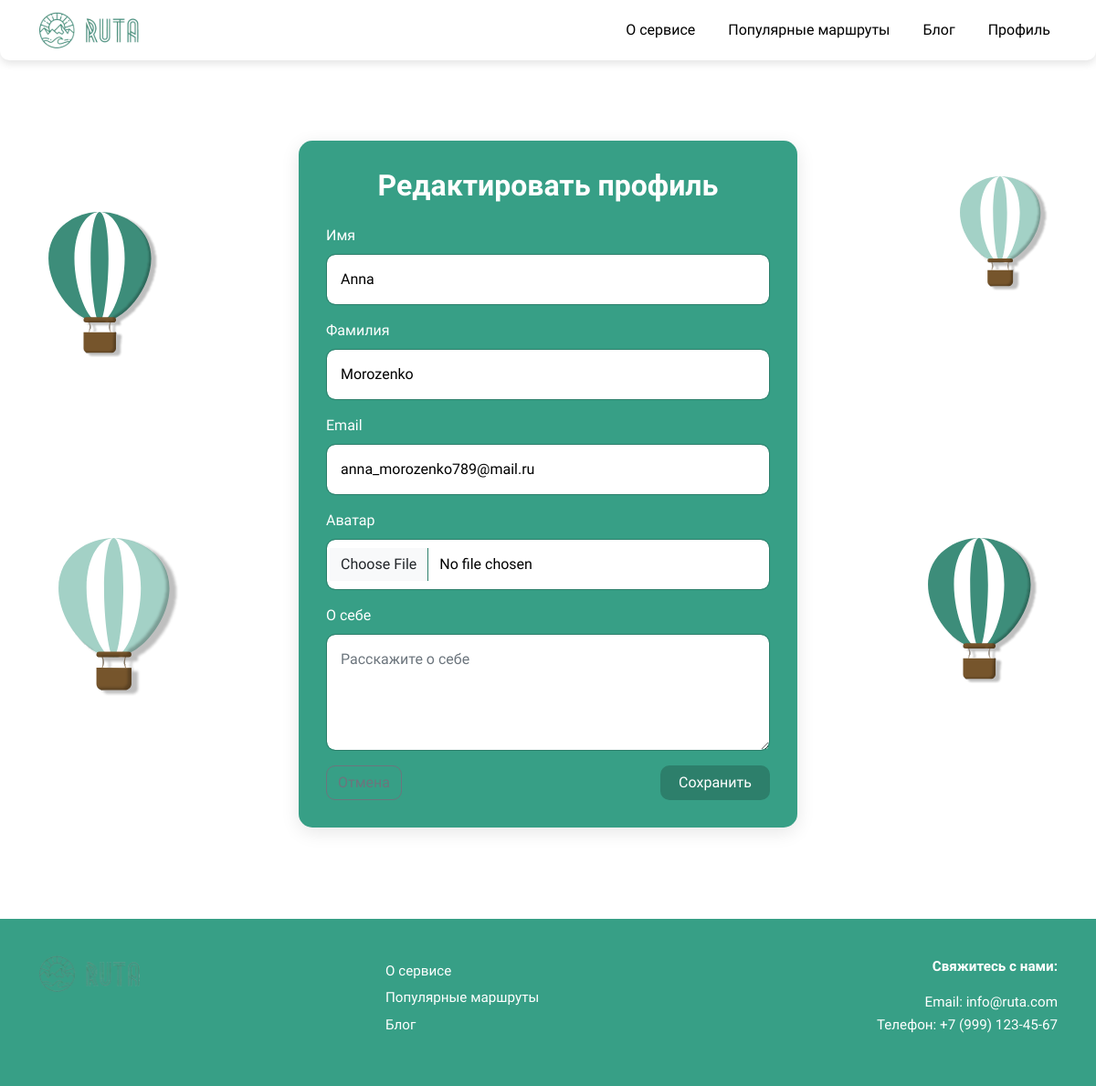
The page /profile/edit/ (signed in) on the database as committed earlier.
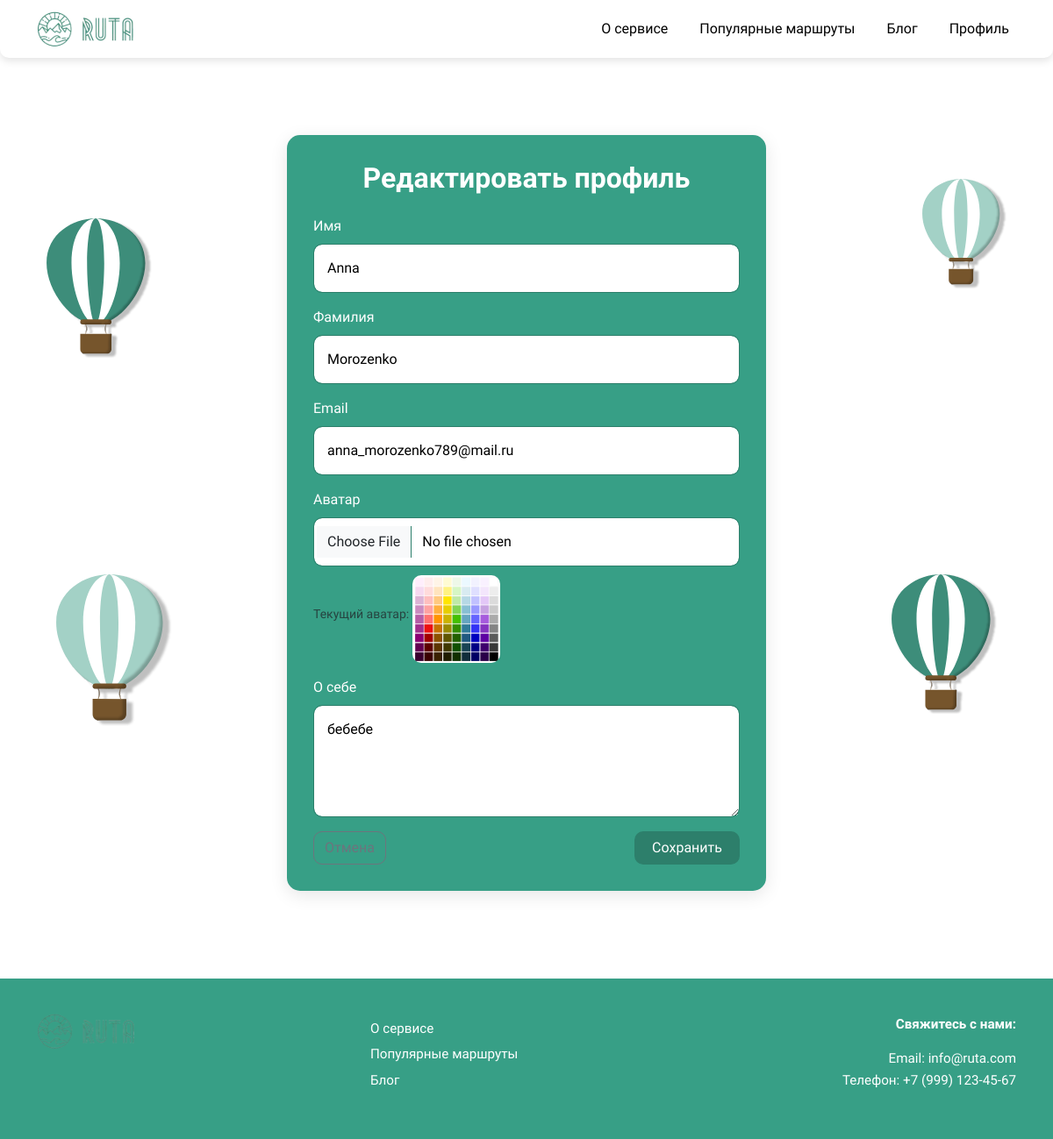
The same page on the database as committed later.
### profiles/models.py (models this page shows, shortened)
class UserProfile(models.Model):
    user = models.OneToOneField(User, on_delete=models.CASCADE, related_name='profile')
    avatar = models.ImageField(upload_to='avatars/', blank=True, null=True)
    bio = models.TextField(blank=True, null=True)

### profiles/views.py (the view)
# urls.py: path('edit/', views.edit_profile_view, name='edit_profile'),
@login_required
def edit_profile_view(request):
    user = request.user
    try:
        user_profile = user.profile
    except UserProfile.DoesNotExist:
        user_profile = UserProfile.objects.create(user=user)
    if request.method == 'POST':
        form = UserProfileForm(request.POST, request.FILES, instance=user_profile, initial={
            'first_name': user.first_name,
            'last_name': user.last_name,
            'email': user.email,
        })
        if form.is_valid():
            user.first_name = form.cleaned_data['first_name']
            user.last_name = form.cleaned_data['last_name']
            user.email = form.cleaned_data['email']
            user.save()
            form.save()
            messages.success(request, 'Профиль успешно обновлен!')
            return redirect('profiles:profile')
        else:
            messages.error(request, 'Ошибка при обновлении профиля. Проверьте данные.')
    else:
        form = UserProfileForm(instance=user_profile, initial={
            'first_name': user.first_name,
            'last_name': user.last_name,
            'email': user.email,
        })
    return render(request, 'profiles/edit_profile.html', {'form': form})

### profiles/forms.py (shortened to what this page needs)
class UserProfileForm(forms.ModelForm):
    first_name = forms.CharField(
        max_length=30,
        required=False,
        widget=forms.TextInput(attrs={'class': 'form-control', 'placeholder': 'Имя'})
    )
    last_name = forms.CharField(
        max_length=30,
        required=False,
        widget=forms.TextInput(attrs={'class': 'form-control', 'placeholder': 'Фамилия'})
    )
    email = forms.EmailField(
        required=True,
        widget=forms.EmailInput(attrs={'class': 'form-control', 'placeholder': 'Email'})
    )
    class Meta:
        model = UserProfile
        fields = ['avatar', 'bio']
        widgets = {
            'bio': forms.Textarea(attrs={'class': 'form-control', 'placeholder': 'Расскажите о себе', 'rows': 4}),
            'avatar': forms.FileInput(attrs={'class': 'form-control', 'accept': 'image/*'}),
        }

### profiles/templates/profiles/edit_profile.html (shortened to what this page needs)
{% extends "base_layout.html" %}
{% load static %}
{% block content %}
<div class="container mt-5 position-relative auth-container">
    <div class="row justify-content-center">
        <div class="col-md-8 col-lg-6">
            <div class="card p-4 p-md-5 custom-card">
                <h1 class="text-center mb-4">Редактировать профиль</h1>
                <form method="post" enctype="multipart/form-data">
                    <div class="mb-3">
                        <label for="first_name" class="form-label">Имя</label>
                        {{ form.first_name }}
                    </div>
                    <div class="mb-3">
                        <label for="last_name" class="form-label">Фамилия</label>
                        {{ form.last_name }}
                    </div>
                    <div class="mb-3">
                        <label for="email" class="form-label">Email</label>
                        {{ form.email }}
                    </div>
                    <div class="mb-3">
                        <label for="avatar" class="form-label">Аватар</label>
                        {{ form.avatar }}
                        {% if form.instance.avatar %}
                            <small class="form-text text-muted">Текущий аватар: <img src="{{ form.instance.avatar.url }}" alt="Current Avatar" style="max-width: 100px; border-radius: 10px; margin-top: 10px;"></small>
                        {% endif %}
                    </div>
                    <div class="mb-3">
                        <label for="bio" class="form-label">О себе</label>
                        {{ form.bio }}
                    </div>
                    <div class="d-flex justify-content-between">
                        <a href="{% url 'profiles:profile' %}" class="btn btn-outline-secondary">Отмена</a>
                        <button type="submit" class="btn btn-primary custom-button">Сохранить</button>
                    </div>
                </form>
            </div>
        </div>
    </div>
    <img src="{% static 'images/balloon_dark.svg' %}" class="balloon balloon-1" alt="Balloon">
    <img src="{% static 'images/balloon_light.svg' %}" class="balloon balloon-2" alt="Balloon">
    <img src="{% static 'images/balloon_dark.svg' %}" class="balloon balloon-3" alt="Balloon">
    <img src="{% static 'images/balloon_light.svg' %}" class="balloon balloon-4" alt="Balloon">
</div>
{% endblock content %}

Rows that differ between the two databases and show on the page:
changed UserProfile: instance.avatar: picture added; bio (not shown) → "бебебе"
Other text that changed with them:
text now shown: "Текущий аватар:"
